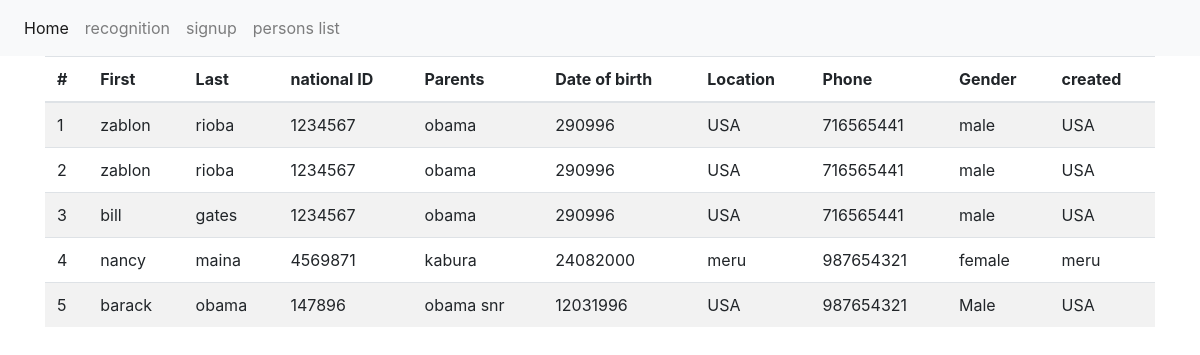
The app's page /person, older data.
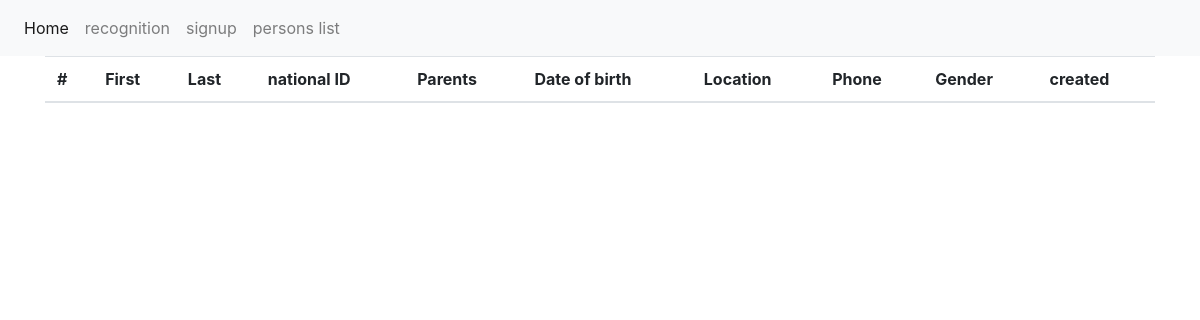
The same page, newer data.
### tables this page shows
CREATE TABLE "users" (
	"id"	INTEGER NOT NULL,
	"name"	TEXT NOT NULL,
	"second_name"	TEXT NOT NULL,
	"national_ID"	INTEGER NOT NULL UNIQUE,
	"parents"	TEXT NOT NULL,
	"DOB"	INTEGER NOT NULL,
	"created"	INTEGER NOT NULL,
	"location"	TEXT NOT NULL,
	"phone"	INTEGER NOT NULL,
	"gender"	INTEGER NOT NULL,
	"place_birth"	TEXT NOT NULL,
	PRIMARY KEY("id" AUTOINCREMENT)
);

### app.py (the view)
@app.route('/person', methods=["GET", "POST"])
def personlist():
    if request.method == 'GET':
        results = app.db.select("SELECT * FROM users").fetchall()
    return render_template('personlist.html', results=results)

### database.py (called while the page is built)
    def select(self, q, arg=()):
        cursor = self.connection.cursor()
        return cursor.execute(q, arg)

### templates/personlist.html
{% extends "nav.html" %}
{% block content %}
<div class="container">
      <table class="table table-striped">
        <thead>
          <tr>
            <th scope="col">#</th>
            <th scope="col">First</th>
            <th scope="col">Last</th>
            <th scope="col">national ID</th>
            <th scope="col">Parents</th>
            <th scope="col">Date of birth</th>
            <th scope="col">Location</th>
            <th scope="col">Phone</th>
            <th scope="col">Gender</th>
            <th scope="col">created</th>
          </tr>
        </thead>
        <tbody>
        {% for row in results %}
          <tr>
            <td >{{ row[0] }}</td>
            <td >{{ row[1] }}</td>
            <td >{{ row[2] }}</td>
            <td >{{ row[3] }}</td>
            <td >{{ row[4] }}</td>
            <td >{{ row[5] }}</td>
            <td >{{ row[7] }}</td>
            <td >{{ row[8] }}</td>
            <td >{{ row[9] }}</td>
            <td >{{ row[6] }}</td>
          </tr>
        {% endfor %}
    </tbody>
  </table>
</div>
{% endblock %}

Row changes from the older to the newer data that the page shows:
removed users: id "1", name "zablon", second_name "rioba", national "1234567", parents "obama", DOB "290996", location "USA", phone "716565441", gender "male", place_birth "USA"
removed users: id "2", name "zablon", second_name "rioba", national "1234567", parents "obama", DOB "290996", location "USA", phone "716565441", gender "male", place_birth "USA"
removed users: id "3", name "bill", second_name "gates", national "1234567", parents "obama", DOB "290996", location "USA", phone "716565441", gender "male", place_birth "USA"
removed users: id "4", name "nancy", second_name "maina", national "4569871", parents "kabura", DOB "24082000", location "meru", phone "987654321", gender "female", place_birth "meru"
removed users: id "5", name "barack", second_name "obama", national "147896", parents "obama snr", DOB "12031996", location "USA", phone "987654321", gender "Male", place_birth "USA"
